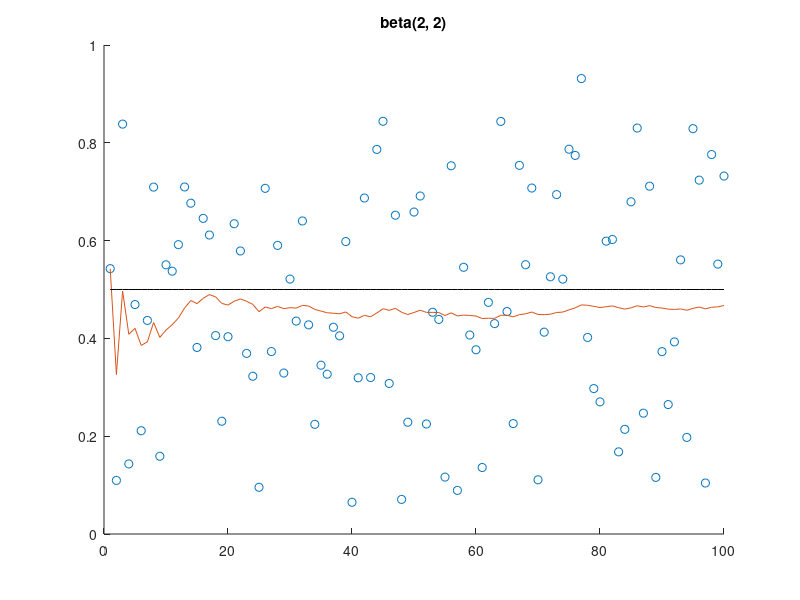
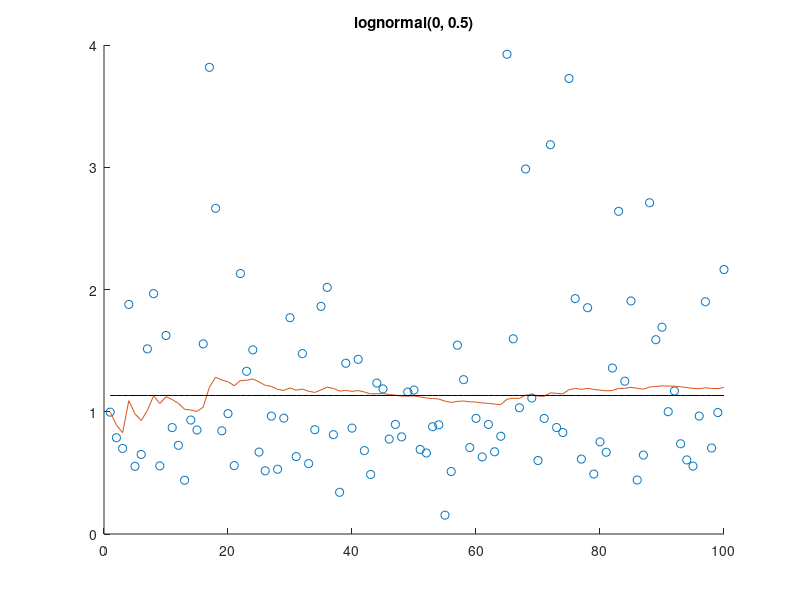

The MATLAB script that drew these images, in order:
function lln_illustrate_821
% Illustrate law of large numbers
%{
Based on QuantEcon code
%}
% ----------------------------------------

% No of points to draw
n = 100;
rng(42);  % reproducible results

% Arbitrary collection of distributions

distributionM = {'beta(2, 2)',  makedist('Beta', 'a', 2, 'b', 2);  ...
   'lognormal(0, 0.5)', makedist('Lognormal', 'mu', 0, 'sigma', 0.5); ...
   };
nDist = size(distributionM, 1);


for i1 = 1 : nDist
   % Generate n draws from the distribution
   dataV = random(distributionM{i1, 2}, [n,1]);
   
   trueMean = mean(distributionM{i1, 2});

   % Compute sample mean at each n
   dMeanV = cumsum(dataV) ./ (1 : n)';

   % Plot
   fh = figure;
   hold on;
   plot(1:n, dataV, 'o');
   plot(1:n, dMeanV, '-');
   plot(1:n, trueMean .* ones([1, n]), 'k-');
   hold off;
   title(distributionM{i1,1});
   pause;
   close;
end


end